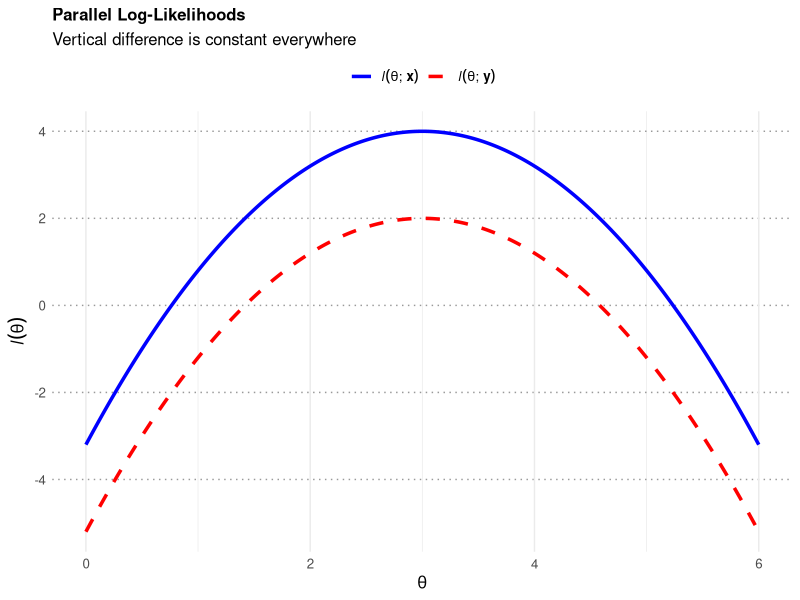

This chart was generated by the following R code:
## ---- chunk 1
#| label: fig-par-log-likelihood
#| fig-cap: "Visualizing Parallel Log-Likelihoods"
#| echo: false
#| fig-align: "center"
#| message: false
#| warning: false
#| out.width: "70%"

library(ggplot2)

# Define range for theta
theta <- seq(0, 6, length.out = 300)

# Define log-likelihood functions
ll_x <- -0.8 * (theta - 3)^2 + 4 
const_diff <- 2
ll_y <- ll_x - const_diff

# Create data frame
df <- data.frame(
  theta = rep(theta, 2),
  loglik = c(ll_x, ll_y),
  curve = rep(c("A", "B"), each = 300)
)

# Plot
ggplot(df, aes(x = theta, y = loglik, color = curve, linetype = curve)) +
  geom_line(linewidth = 1.2) +
  
  # Styling with Native R Expressions
  # - italic(l): Mathematical l
  # - bold(x): Vector x
  scale_color_manual(
    values = c("blue", "red"),
    labels = c(
      expression(italic(l)(theta * "; " * bold(x))), 
      expression(italic(l)(theta * "; " * bold(y)))
    )
  ) +
  scale_linetype_manual(
    values = c("solid", "dashed"),
    labels = c(
      expression(italic(l)(theta * "; " * bold(x))), 
      expression(italic(l)(theta * "; " * bold(y)))
    )
  ) +
  
  scale_y_continuous(breaks = seq(-10, 10, by = 2)) +
  
  # Axis Labels
  labs(x = expression(theta), 
       y = expression(italic(l)(theta)),
       title = "Parallel Log-Likelihoods",
       subtitle = "Vertical difference is constant everywhere") +
  
  theme_minimal() +
  theme(legend.title = element_blank(),
        legend.position = "top",
        text = element_text(size = 12),
        plot.title = element_text(size = 12, face = "bold"),
        panel.grid.major.y = element_line(color = "gray60", linetype = "dotted"),
        panel.grid.minor.y = element_blank())
